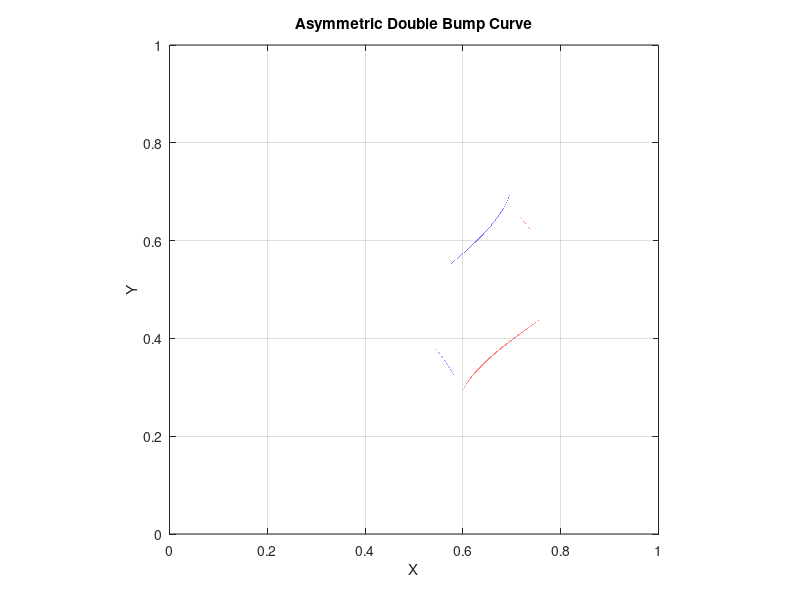

Write MATLAB code to recreate this figure.
close all 
clc
num = 1e6;
% 参数设置
theta = linspace(0, 2*pi, num); % 角度采样
r_base = [0.2, 0.25];       % 基础半径
center = [0.3 0.5];

% 第一个凸起参数（左侧平缓，右侧陡峭）
h1 = 0.15;         % 凸起高度
theta1 = 0 - 0.6;  % 凸起中心位置
k1_left = 3;     % 左侧衰减系数（值越小衰减越慢）
k1_right = 20;    % 右侧衰减系数（值越大衰减越快）

% 第二个凸起参数（左侧陡峭，右侧平缓）
h2 = 0.25;
theta2 = 0 + 0.5;
k2_left = 10;
k2_right = 3;

% === 新增：尖点参数 ===
theta_spike = pi;    % 尖点角度
C = -0.4;             % 尖点强度（控制尖角锐度）
k_sharp = 10;      % 衰减系数（越大尖点越局部化）

% 计算周期角度差
delta1 = mod(theta - theta1 + pi, 2*pi) - pi;
delta2 = mod(theta - theta2 + pi, 2*pi) - pi;
delta_spike = mod(theta - theta_spike + pi, 2*pi) - pi; % 尖点角度差

% 非对称高斯函数
bump1 = h1 * exp( - ( (delta1 < 0)*k1_left + (delta1 >= 0)*k1_right ) .* delta1.^2 );
bump2 = h2 * exp( - ( (delta2 < 0)*k2_left + (delta2 >= 0)*k2_right ) .* delta2.^2 );
sharp_term = C * abs(delta_spike) .* exp(-k_sharp * delta_spike.^2);
sharp_term = 0;

% 合成坐标（添加尖点）
x = center(1) + r_base(1)*cos(theta) + (bump1 + bump2 + sharp_term) .* cos(theta);
y = center(2) + r_base(2)*sin(theta) + (bump1 + bump2 + sharp_term) .* sin(theta);

% 可视化
figure;
plot(x, y, 'LineWidth', 1);
axis equal;
title('Asymmetric Double Bump Curve');
xlabel('X'); ylabel('Y');
grid on;
hold on;
hold on;


% 曲线二
theta = linspace(0, 2*pi, num); % 角度采样
r_base = [0.03 0.2];       % 基础半径
center = [0.83 0.5];

% 第一个凸起参数（左侧平缓，右侧陡峭）
h1 = 0.24;         % 凸起高度
theta1 = 0 - 2.6;  % 凸起中心位置
k1_left = 20;     % 左侧衰减系数（值越小衰减越慢）
k1_right = 4;    % 右侧衰减系数（值越大衰减越快）

% 第二个凸起参数（左侧陡峭，右侧平缓）
h2 = 0.1352294955;
theta2 = 0 + 2.5;
k2_left = 10;
k2_right = 20;

% === 新增：尖点参数 ===
theta_spike = 1.5;    % 尖点角度
C = -0.05;             % 尖点强度（控制尖角锐度）
k_sharp_left = 5;       % 衰减系数（越大尖点越局部化）
k_sharp_right = 5;
% 计算周期角度差
delta1 = mod(theta - theta1 + pi, 2*pi) - pi;
delta2 = mod(theta - theta2 + pi, 2*pi) - pi;
delta_spike = mod(theta - theta_spike + pi, 2*pi) - pi; % 尖点角度差

% 非对称高斯函数
bump1 = h1 * exp( - ( (delta1 < 0)*k1_left + (delta1 >= 0)*k1_right ) .* delta1.^2 );
bump2 = h2 * exp( - ( (delta2 < 0)*k2_left + (delta2 >= 0)*k2_right ) .* delta2.^2 );
sharp_term = C * abs(delta_spike) .* exp(- ...
    ( (delta_spike < 0)*k_sharp_left + (delta_spike >= 0)*k_sharp_right ) .* (2 *delta_spike).^2);

% 合成坐标（添加尖点）
x = center(1) + r_base(1)*cos(theta) + (bump1 + bump2 + sharp_term) .* cos(theta);
y = center(2) + r_base(2)*sin(theta) + (bump1 + bump2 + sharp_term) .* sin(theta);

plot(x, y, 'LineWidth', 1);

axis([0 1 0 1]);
